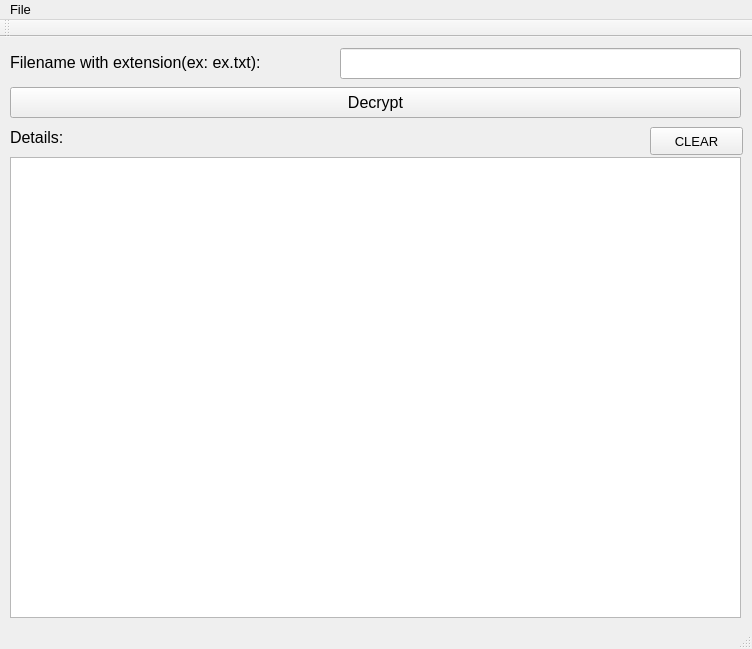
<?xml version="1.0" encoding="UTF-8"?>
<ui version="4.0">
 <class>MainWindow</class>
 <widget class="QMainWindow" name="MainWindow">
  <property name="geometry">
   <rect>
    <x>0</x>
    <y>0</y>
    <width>752</width>
    <height>649</height>
   </rect>
  </property>
  <property name="font">
   <font>
    <pointsize>10</pointsize>
   </font>
  </property>
  <property name="windowTitle">
   <string>MainWindow</string>
  </property>
  <widget class="QWidget" name="centralWidget">
   <widget class="QLabel" name="label">
    <property name="geometry">
     <rect>
      <x>10</x>
      <y>10</y>
      <width>331</width>
      <height>31</height>
     </rect>
    </property>
    <property name="font">
     <font>
      <pointsize>12</pointsize>
     </font>
    </property>
    <property name="text">
     <string>Filename with extension(ex: ex.txt):</string>
    </property>
   </widget>
   <widget class="QPushButton" name="decryptButton">
    <property name="geometry">
     <rect>
      <x>10</x>
      <y>50</y>
      <width>731</width>
      <height>31</height>
     </rect>
    </property>
    <property name="font">
     <font>
      <pointsize>12</pointsize>
     </font>
    </property>
    <property name="text">
     <string>Decrypt</string>
    </property>
   </widget>
   <widget class="QLabel" name="label_2">
    <property name="geometry">
     <rect>
      <x>10</x>
      <y>90</y>
      <width>61</width>
      <height>21</height>
     </rect>
    </property>
    <property name="font">
     <font>
      <pointsize>12</pointsize>
     </font>
    </property>
    <property name="text">
     <string>Details:</string>
    </property>
   </widget>
   <widget class="QTextEdit" name="detailsBox">
    <property name="geometry">
     <rect>
      <x>10</x>
      <y>120</y>
      <width>731</width>
      <height>461</height>
     </rect>
    </property>
    <property name="font">
     <font>
      <pointsize>10</pointsize>
     </font>
    </property>
   </widget>
   <widget class="QLineEdit" name="fileNameBox">
    <property name="geometry">
     <rect>
      <x>340</x>
      <y>11</y>
      <width>401</width>
      <height>31</height>
     </rect>
    </property>
    <property name="font">
     <font>
      <pointsize>10</pointsize>
     </font>
    </property>
    <property name="text">
     <string/>
    </property>
   </widget>
   <widget class="QPushButton" name="pushButton">
    <property name="geometry">
     <rect>
      <x>650</x>
      <y>90</y>
      <width>93</width>
      <height>28</height>
     </rect>
    </property>
    <property name="text">
     <string>CLEAR</string>
    </property>
   </widget>
  </widget>
  <widget class="QMenuBar" name="menuBar">
   <property name="geometry">
    <rect>
     <x>0</x>
     <y>0</y>
     <width>752</width>
     <height>29</height>
    </rect>
   </property>
   <widget class="QMenu" name="menuFile">
    <property name="title">
     <string>File</string>
    </property>
    <addaction name="actionExit"/>
   </widget>
   <addaction name="menuFile"/>
  </widget>
  <widget class="QToolBar" name="mainToolBar">
   <attribute name="toolBarArea">
    <enum>TopToolBarArea</enum>
   </attribute>
   <attribute name="toolBarBreak">
    <bool>false</bool>
   </attribute>
  </widget>
  <widget class="QStatusBar" name="statusBar"/>
  <action name="actionExit">
   <property name="text">
    <string>Exit</string>
   </property>
  </action>
 </widget>
 <layoutdefault spacing="6" margin="11"/>
 <resources/>
 <connections/>
</ui>
